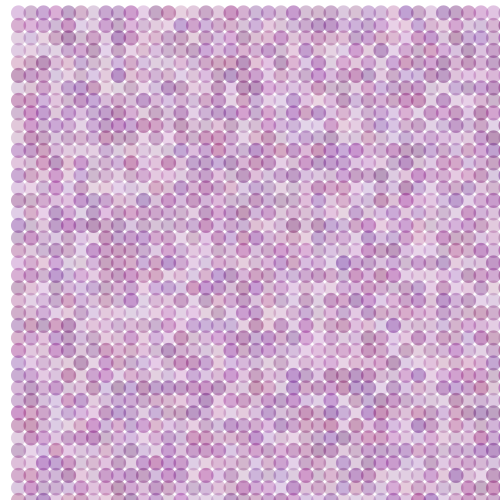
Frame 1 (no input)
Frame 60 (the mouse pressed at the canvas centre just before this capture): identical to frame 1, image omitted
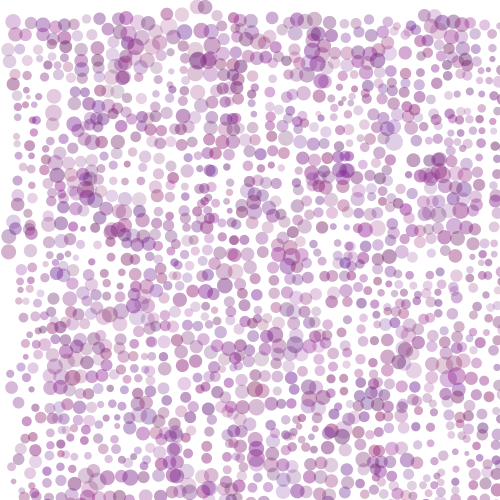
Frame 120 (the mouse held since frame 60 and released just before this capture)

The Processing sketch that drew these frames (run headless with seeded random() and noise(); from frame 60 on, the mouse is pressed at the canvas centre):

// Processing sketch: processing_103588
// ── processing_103588.pde

int numParticlesPerRow = 40;
int numParticles = numParticlesPerRow * numParticlesPerRow;
color[] colors = new color[numParticles];

void setup()
{
  size(500, 500);
  for (int i=0; i<numParticles; i++)
  {
    colors[i] = color(random(100,150), random(20, 40), random(100,150), random(50,120));
  }
}

void draw()
{
  background(255);
  noStroke();
  int particleNumber = 0;
  for (int i=0; i<numParticlesPerRow; i++)
  {
    for (int j=0; j<numParticlesPerRow; j++)
    {
      fill(colors[particleNumber]);
      float x = float(i)/numParticlesPerRow * width;
      float y = float(j)/numParticlesPerRow * height;
      float scale = 0.07 * float(mouseX) / width;
      float speed = float(mouseY) / height;
      x = x + noise(x*scale, y*scale, frameCount*speed*0.021+1)*40;
      y = y + noise(x*scale, y*scale, frameCount*speed*0.02+2)*40;
      float size = noise(x*scale, y*scale, frameCount*speed*0.022)*25;
      ellipse(x, y, size, size);
      particleNumber++;
    }
  }
}
